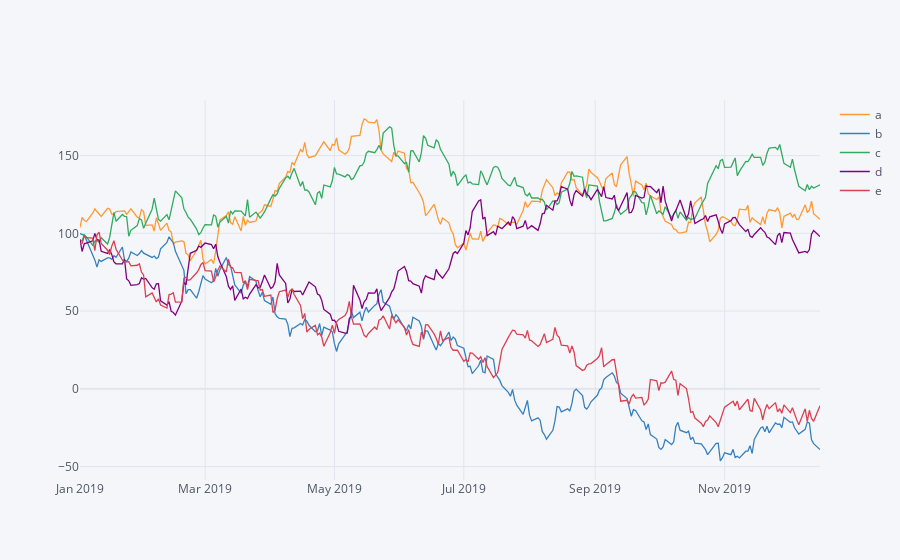

Notebook code for this chart:
### Code cell
plyo.iplot(
df.iplot(asFigure=True),
image='png',
filename='ply_01'
)

### Figure 1 — Plotly figure (JSON) as saved in the notebook; plotly's stock layout.template omitted (floating-point values rounded to 4 significant figures; data arrays with more than 128 entries replaced by an {"elided": "..."} marker saying what was removed)
{"data": [{"line": {"color": "rgba(255, 153, 51, 1.0)", "dash": "solid", "shape": "linear", "width": 1.3}, "mode": "lines", "name": "a", "text": "", "type": "scatter", "x": {"elided": "250 str values"}, "y": {"elided": "250 float values"}}, {"line": {"color": "rgba(55, 128, 191, 1.0)", "dash": "solid", "shape": "linear", "width": 1.3}, "mode": "lines", "name": "b", "text": "", "type": "scatter", "x": {"elided": "250 str values"}, "y": {"elided": "250 float values"}}, {"line": {"color": "rgba(50, 171, 96, 1.0)", "dash": "solid", "shape": "linear", "width": 1.3}, "mode": "lines", "name": "c", "text": "", "type": "scatter", "x": {"elided": "250 str values"}, "y": {"elided": "250 float values"}}, {"line": {"color": "rgba(128, 0, 128, 1.0)", "dash": "solid", "shape": "linear", "width": 1.3}, "mode": "lines", "name": "d", "text": "", "type": "scatter", "x": {"elided": "250 str values"}, "y": {"elided": "250 float values"}}, {"line": {"color": "rgba(219, 64, 82, 1.0)", "dash": "solid", "shape": "linear", "width": 1.3}, "mode": "lines", "name": "e", "text": "", "type": "scatter", "x": {"elided": "250 str values"}, "y": {"elided": "250 float values"}}], "layout": {"legend": {"bgcolor": "#F5F6F9", "font": {"color": "#4D5663"}}, "paper_bgcolor": "#F5F6F9", "plot_bgcolor": "#F5F6F9", "title": {"font": {"color": "#4D5663"}}, "xaxis": {"gridcolor": "#E1E5ED", "showgrid": true, "tickfont": {"color": "#4D5663"}, "title": {"font": {"color": "#4D5663"}, "text": ""}, "zerolinecolor": "#E1E5ED"}, "yaxis": {"gridcolor": "#E1E5ED", "showgrid": true, "tickfont": {"color": "#4D5663"}, "title": {"font": {"color": "#4D5663"}, "text": ""}, "zerolinecolor": "#E1E5ED"}}}
